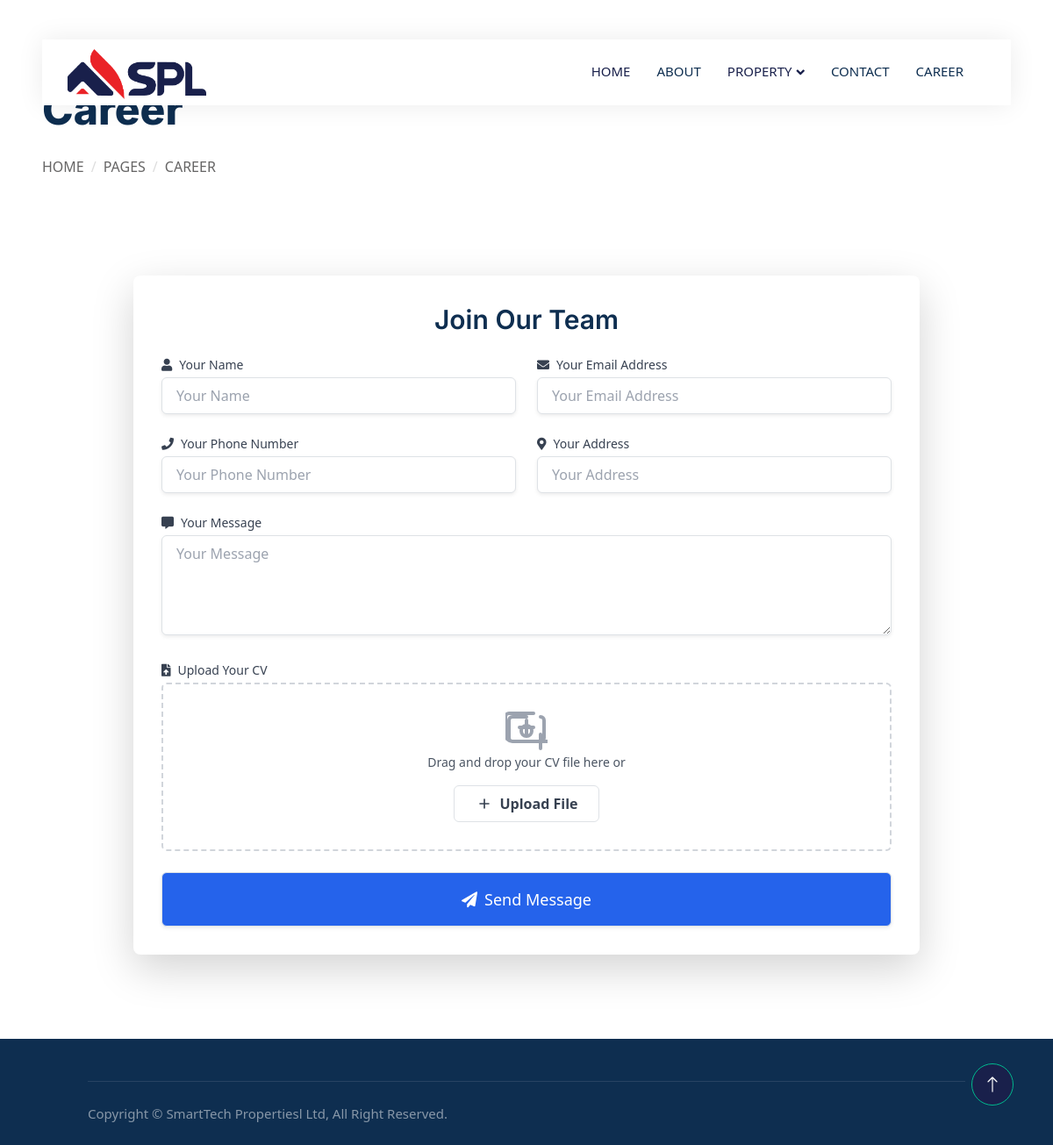
Before: /career/ with the older database file.
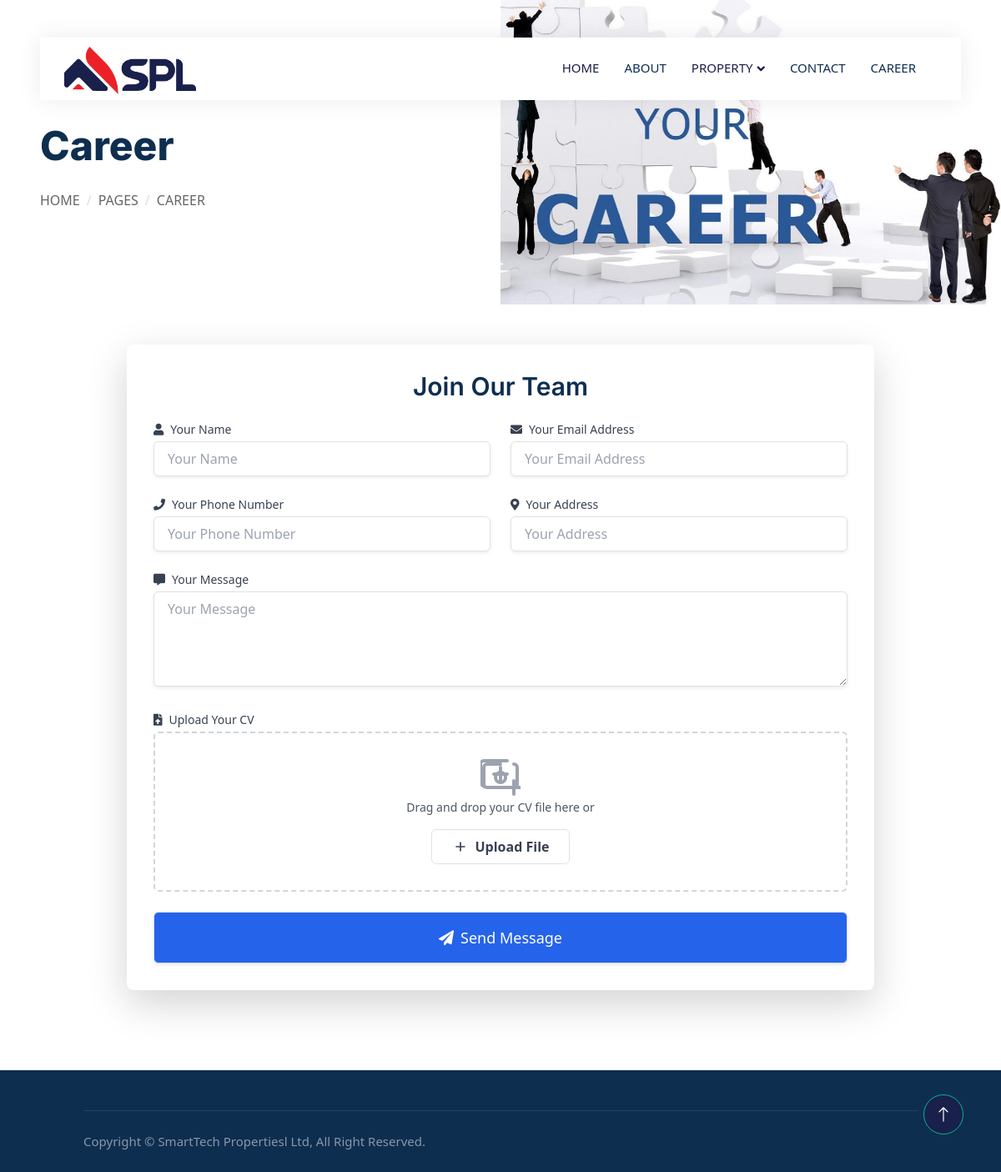
After: the same page with the newer database file.
### properties/models.py (models this page shows, shortened)
class Career_HeaderImage(models.Model):
    image = models.ImageField(upload_to='header_images/')

### properties/views.py (the view, shortened to what this page needs)
# urls.py: path('career/', views.career, name='career'),
def career(request):
    header_image = Career_HeaderImage.objects.first()  # Retrieve header image
    context = {
        'header_image': header_image,
    }
    return render(request, 'properties/career.html', context)

### properties/templates/properties/career.html (shortened to what the changed rows need)
{% extends "properties/base.html" %}
{% load static %}
{% block body %}
<link href="https://cdn.jsdelivr.net/npm/tailwindcss@2.2.19/dist/tailwind.min.css" rel="stylesheet">
<link href="https://cdnjs.cloudflare.com/ajax/libs/font-awesome/5.15.4/css/all.min.css" rel="stylesheet">
<div class="container-fluid header bg-white p-0">
    <div class="row g-0 align-items-center flex-column-reverse flex-md-row">
        <div class="col-md-6 p-5 mt-lg-5">
            <h1 class="display-5 animated fadeIn mb-4">Career</h1>
        </div>
        <div class="col-md-6 animated fadeIn">
            <img class="img-fluid" src="{{ header_image.image.url }}" alt="{{ header_image.alt_text }}">
        </div>
    </div>
</div>
<div class="container mx-auto px-4 py-12">
    <div class="max-w-4xl mx-auto bg-white p-8 rounded-lg shadow-lg">
        <h2 class="text-3xl font-semibold text-center mb-6">Join Our Team</h2>
    </div>
</div>
{% endblock %}

Changed rows visible on the page:
added Career_HeaderImage: image (picture)
